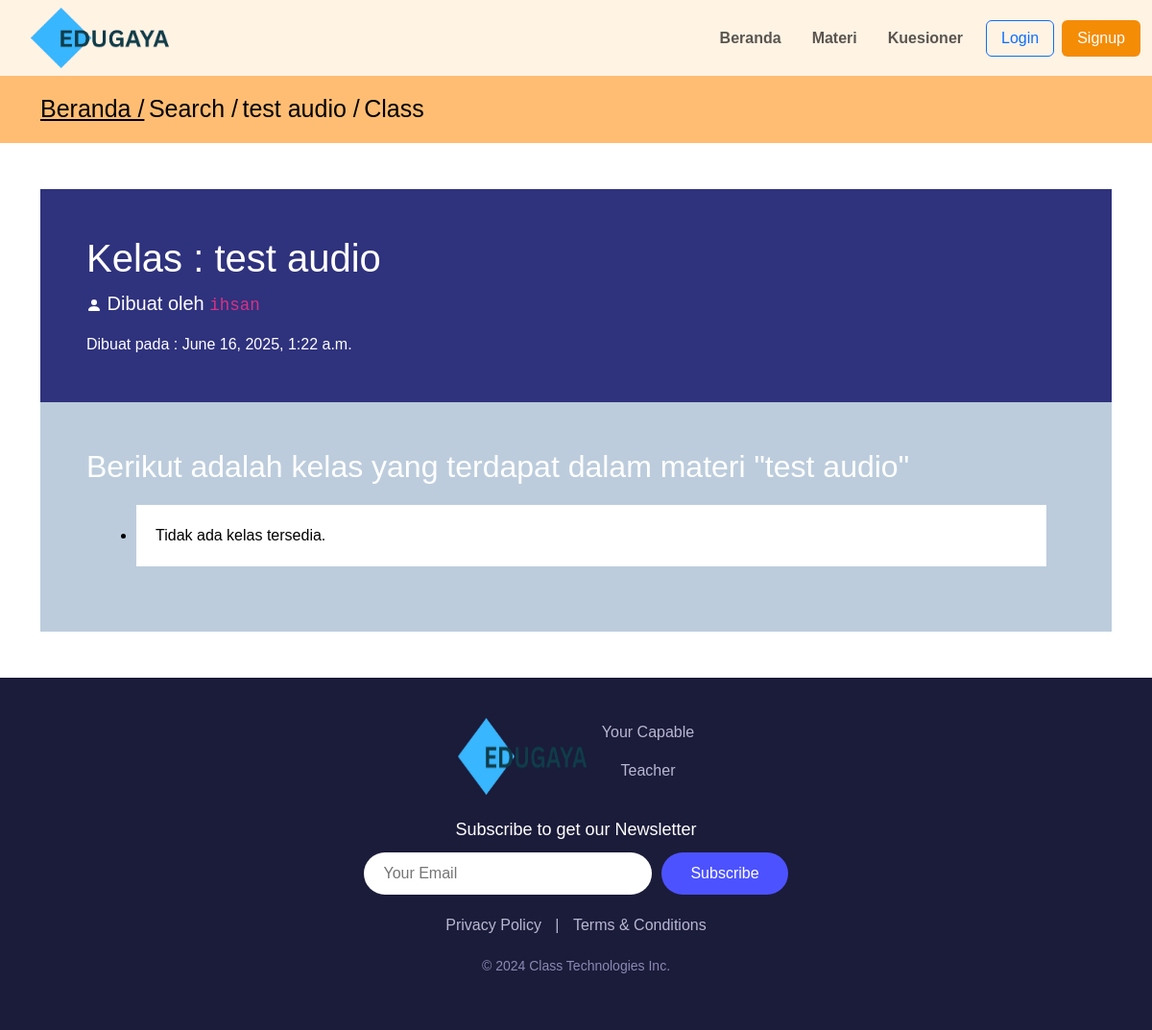
Page /courses_app/post/2/classes/ on the committed database.
### courses_app/models.py (models this page shows, shortened)
class Post(models.Model):
    LEARNING_STYLE_CHOICES = [
        ('visual', 'Visual'),
        ('auditory', 'Auditory'),
        ('kinesthetic', 'Kinesthetic'),
    ]
    author = models.ForeignKey(User, on_delete=models.CASCADE)  # Ganti Teacher menjadi User
    title = models.CharField(max_length=200)
    text = models.TextField()
    price = models.DecimalField(max_digits=10, decimal_places=2, default=0.00)
    created_date = models.DateTimeField(default=timezone.now)
    thumbnail = models.ImageField(upload_to='thumbnail', blank=True)
    video = EmbedVideoField(blank=True, null=True)  # Tambahkan field untuk video
    published_date = models.DateTimeField(blank=True, null=True)
    learning_style = models.CharField(max_length=20, choices=LEARNING_STYLE_CHOICES, default='visual')  # Tambahkan ini

### user_app/models.py (models this page shows)
class User(AbstractUser):
    is_teacher= models.BooleanField('Is teacher', default=False)
    profile_pic = models.ImageField(upload_to='profile_pics',blank=True)

### courses_app/views.py (the view)
# urls.py: path('post/<int:pk>/classes/', views.ClassListView.as_view(), name='class_list'),
class ClassListView(ListView):
    model = Class
    template_name = 'courses_app/class_list.html'
    context_object_name = 'classes'
    def get_context_data(self, **kwargs):
        context = super().get_context_data(**kwargs)
        post = get_object_or_404(Post, pk=self.kwargs['pk'])
        context['post'] = post
        return context
    def get_queryset(self):
        post = get_object_or_404(Post, pk=self.kwargs['pk'])
        return Class.objects.filter(post=post)

### courses_app/templates/courses_app/class_list.html
{% extends 'user_app/base.html' %}
{% load static %}
{% load embed_video_tags %}
{% block head_block %}
<link rel="stylesheet" href="{% static 'css/class_list.css' %}">
{% endblock %}
{% block body_block %}
<div class="py-3" style="background:#FFBD73">
    <div class="container nav-jejak">
        <a class="text-black" href="{% url 'index' %}" style="font-size: 25px;"> Beranda /</a>
        <a class="text-black" href="{% url 'post_list' %}" style="font-size: 25px; text-decoration: none !important;"> Search /</a>
        <a class="text-black" href="{% url 'post_detail' pk=post.pk %}" style="font-size: 25px; text-decoration: none !important;"> {{ post.title }} /</a>
        <a class="text-black" href="#" style="font-size: 25px; text-decoration: none !important;">Class </a>
    </div>
</div>
<div class="container my-5">
    <div class="p-5 text-white ">
      <h1 class="text white">Kelas : {{ post.title }} </h1>
      <p class="lead">
        <svg xmlns="http://www.w3.org/2000/svg" width="16" height="16" fill="currentColor" class="bi bi-person-fill" viewBox="0 0 16 16">
            <path d="M3 14s-1 0-1-1 1-4 6-4 6 3 6 4-1 1-1 1zm5-6a3 3 0 1 0 0-6 3 3 0 0 0 0 6"/>
        </svg>
        Dibuat oleh <code>{{post.author}}</code>
      </p>
      Dibuat pada : {{ post.published_date }}
    </div>
    <div class="p-5 text-white" id="class">
        <h2>Berikut adalah kelas yang terdapat dalam materi "{{ post.title }}"</h2>
        <ul>
            {% for class in classes %}
            <li class="class-item">
                <div class="class-info">
                    <span class="class-name">{{ class.class_name }}</span>
                    <a href="{% url 'class_detail' pk=class.pk %}" class="btn btn-primary">Lihat</a>
                </div>
            </li>
            {% empty %}
            <li style="color: black;">Tidak ada kelas tersedia.</li>
            {% endfor %}
        </ul>
    </div>
</div>
{% endblock %}

### static/css/base.css (style rules this page uses)
* { box-sizing: border-box; }
body { font-family: Arial, Helvetica, sans-serif; margin: 0; }

### courses_app/static/css/class_list.css (style rules this page uses)
.container ul { display: flex ; gap: 30px; flex-direction: column; margin: 20px; }
.container ul li { background-color: white; padding: 20px; }
.p-5 { background-color: #2F327D;; }
#class { background-color: rgb(188, 204, 220); }

### rows in the picture
Post: title "test audio", author "ihsan", published_date "June 16, 2025, 1:22 a.m."
